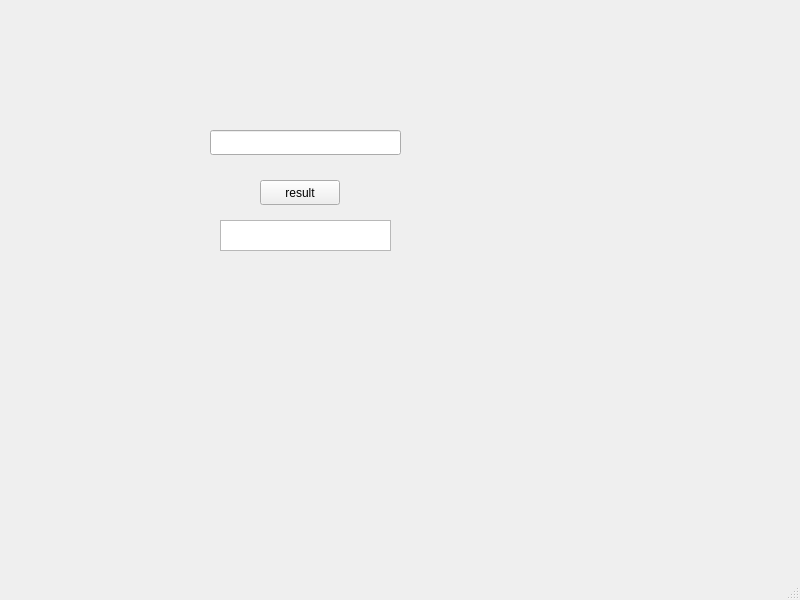
<?xml version="1.0" encoding="UTF-8"?>
<ui version="4.0">
 <class>MainWindow</class>
 <widget class="QMainWindow" name="MainWindow">
  <property name="geometry">
   <rect>
    <x>0</x>
    <y>0</y>
    <width>800</width>
    <height>600</height>
   </rect>
  </property>
  <property name="windowTitle">
   <string>MainWindow</string>
  </property>
  <widget class="QWidget" name="centralwidget">
   <widget class="QLineEdit" name="number">
    <property name="geometry">
     <rect>
      <x>210</x>
      <y>130</y>
      <width>191</width>
      <height>25</height>
     </rect>
    </property>
   </widget>
   <widget class="QTextEdit" name="textEdit">
    <property name="geometry">
     <rect>
      <x>220</x>
      <y>220</y>
      <width>171</width>
      <height>31</height>
     </rect>
    </property>
   </widget>
   <widget class="QPushButton" name="pushButton">
    <property name="geometry">
     <rect>
      <x>260</x>
      <y>180</y>
      <width>80</width>
      <height>25</height>
     </rect>
    </property>
    <property name="text">
     <string>result</string>
    </property>
   </widget>
  </widget>
  <widget class="QMenuBar" name="menubar">
   <property name="geometry">
    <rect>
     <x>0</x>
     <y>0</y>
     <width>800</width>
     <height>22</height>
    </rect>
   </property>
  </widget>
  <widget class="QStatusBar" name="statusbar"/>
 </widget>
 <resources/>
 <connections/>
</ui>
